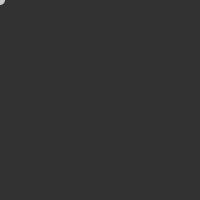
Frame 1 (no input)
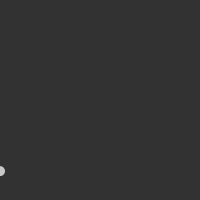
Frame 60 (the mouse pressed at the canvas centre just before this capture)
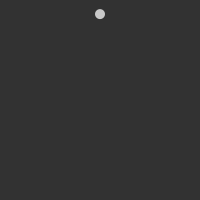
Frame 120 (the mouse held since frame 60 and released just before this capture)

The Processing sketch that drew these frames (run headless with seeded random() and noise(); from frame 60 on, the mouse is pressed at the canvas centre):

// Processing sketch: sketch_161222d_GravityExample
// ── sketch_161222d_GravityExample.pde
float x = 100;
float y = 0;

float speed = 0;
float gravity = 0.1;

void setup() {
  size(200,200);

}

void draw() {
  background(50);
  float bounce = 0.95;
  fill(200);
  noStroke();
  ellipse (mouseX,y,10,10);
  y = y + speed;
  speed = speed + gravity;
  if (y > height) {
    speed = speed * -bounce;
    y = height;
  }
  
}
